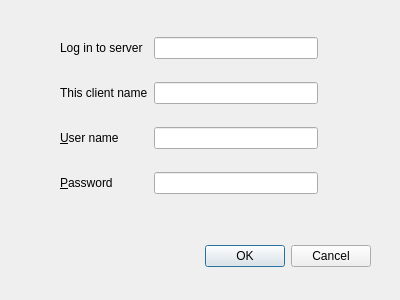
<?xml version="1.0" encoding="UTF-8"?>
<ui version="4.0">
 <class>logindlg</class>
 <widget class="QDialog" name="logindlg">
  <property name="geometry">
   <rect>
    <x>0</x>
    <y>0</y>
    <width>400</width>
    <height>300</height>
   </rect>
  </property>
  <property name="windowTitle">
   <string>Login as user</string>
  </property>
  <widget class="QDialogButtonBox" name="buttonBox">
   <property name="geometry">
    <rect>
     <x>30</x>
     <y>240</y>
     <width>341</width>
     <height>32</height>
    </rect>
   </property>
   <property name="orientation">
    <enum>Qt::Horizontal</enum>
   </property>
   <property name="standardButtons">
    <set>QDialogButtonBox::Cancel|QDialogButtonBox::Ok</set>
   </property>
  </widget>
  <widget class="QWidget" name="layoutWidget">
   <property name="geometry">
    <rect>
     <x>60</x>
     <y>20</y>
     <width>258</width>
     <height>191</height>
    </rect>
   </property>
   <layout class="QGridLayout" name="gridLayout">
    <item row="0" column="0">
     <widget class="QLabel" name="label">
      <property name="text">
       <string>Log in to server</string>
      </property>
      <property name="buddy">
       <cstring>servName</cstring>
      </property>
     </widget>
    </item>
    <item row="0" column="1">
     <widget class="QLineEdit" name="servName">
      <property name="toolTip">
       <string>This is the server being logged in to (don't set it here)</string>
      </property>
      <property name="readOnly">
       <bool>true</bool>
      </property>
     </widget>
    </item>
    <item row="1" column="0">
     <widget class="QLabel" name="label_2">
      <property name="text">
       <string>This client name</string>
      </property>
      <property name="buddy">
       <cstring>clientName</cstring>
      </property>
     </widget>
    </item>
    <item row="1" column="1">
     <widget class="QLineEdit" name="clientName">
      <property name="toolTip">
       <string>This is the name of this machine</string>
      </property>
      <property name="readOnly">
       <bool>true</bool>
      </property>
     </widget>
    </item>
    <item row="2" column="0">
     <widget class="QLabel" name="label_3">
      <property name="text">
       <string>&amp;User name</string>
      </property>
      <property name="buddy">
       <cstring>userName</cstring>
      </property>
     </widget>
    </item>
    <item row="2" column="1">
     <widget class="QLineEdit" name="userName">
      <property name="toolTip">
       <string>User name to log in as</string>
      </property>
     </widget>
    </item>
    <item row="3" column="0">
     <widget class="QLabel" name="label_4">
      <property name="text">
       <string>&amp;Password</string>
      </property>
      <property name="buddy">
       <cstring>password</cstring>
      </property>
     </widget>
    </item>
    <item row="3" column="1">
     <widget class="QLineEdit" name="password">
      <property name="toolTip">
       <string>Password (if required)</string>
      </property>
      <property name="echoMode">
       <enum>QLineEdit::Password</enum>
      </property>
     </widget>
    </item>
   </layout>
  </widget>
 </widget>
 <tabstops>
  <tabstop>servName</tabstop>
  <tabstop>clientName</tabstop>
  <tabstop>userName</tabstop>
  <tabstop>password</tabstop>
  <tabstop>buttonBox</tabstop>
 </tabstops>
 <resources/>
 <connections>
  <connection>
   <sender>buttonBox</sender>
   <signal>accepted()</signal>
   <receiver>logindlg</receiver>
   <slot>accept()</slot>
   <hints>
    <hint type="sourcelabel">
     <x>248</x>
     <y>254</y>
    </hint>
    <hint type="destinationlabel">
     <x>157</x>
     <y>274</y>
    </hint>
   </hints>
  </connection>
  <connection>
   <sender>buttonBox</sender>
   <signal>rejected()</signal>
   <receiver>logindlg</receiver>
   <slot>reject()</slot>
   <hints>
    <hint type="sourcelabel">
     <x>316</x>
     <y>260</y>
    </hint>
    <hint type="destinationlabel">
     <x>286</x>
     <y>274</y>
    </hint>
   </hints>
  </connection>
 </connections>
</ui>
